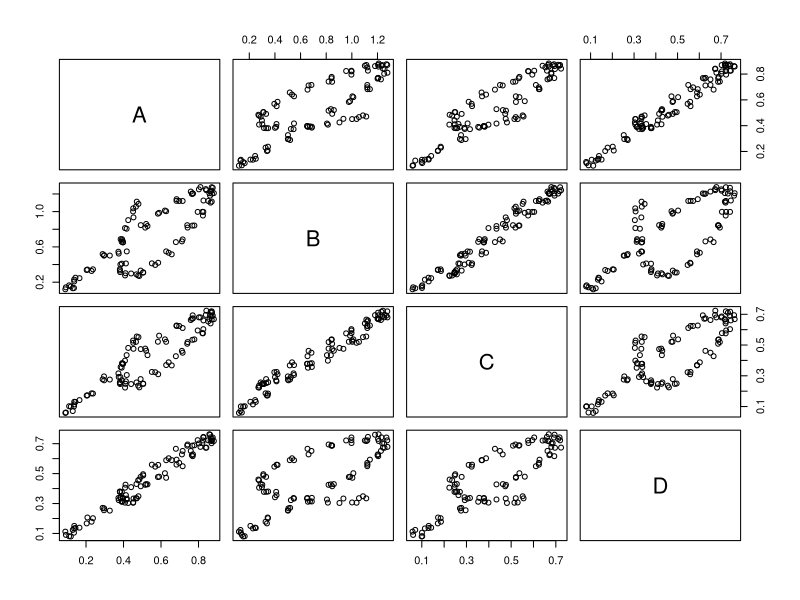
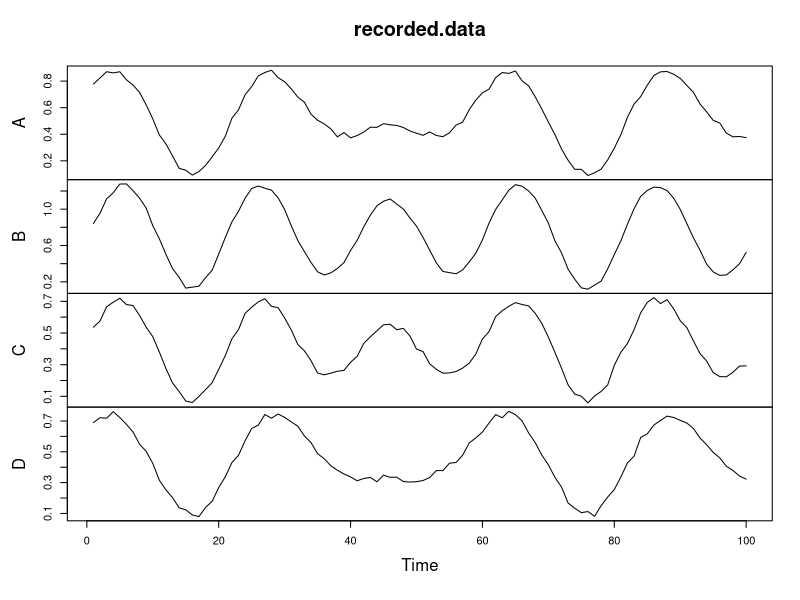
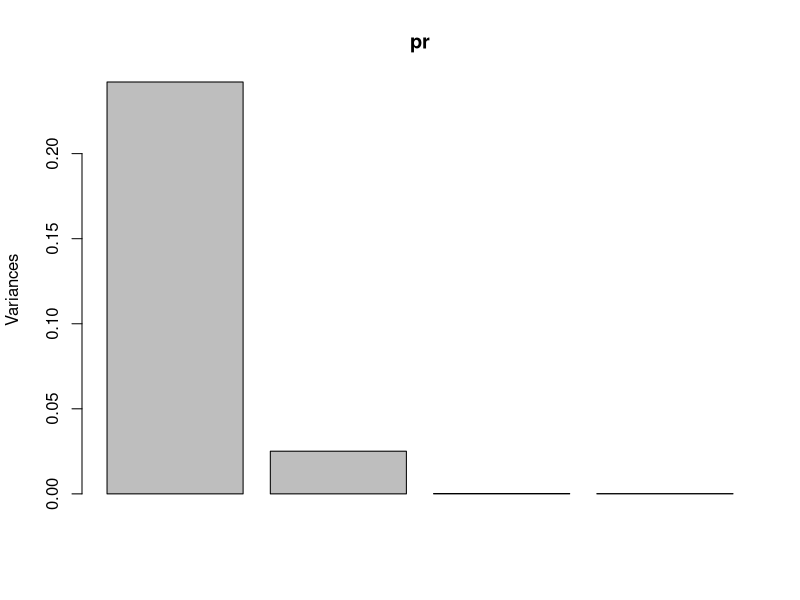
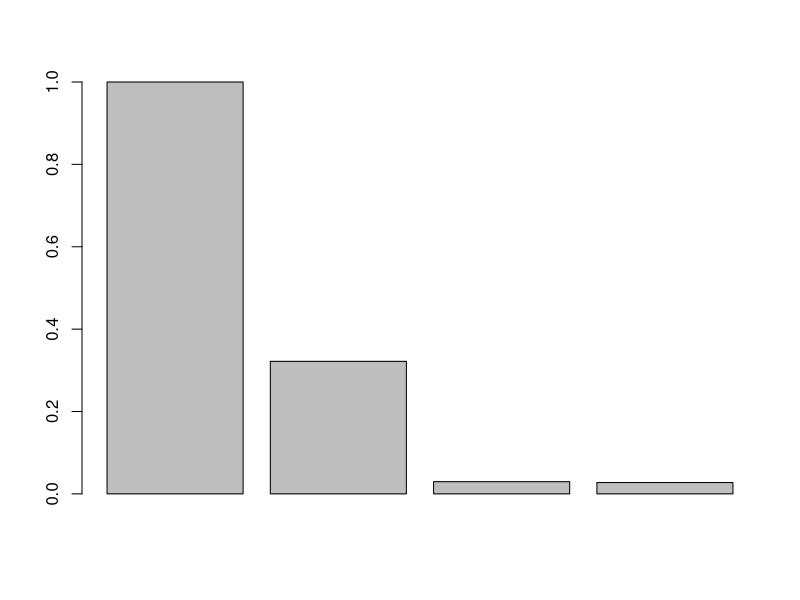
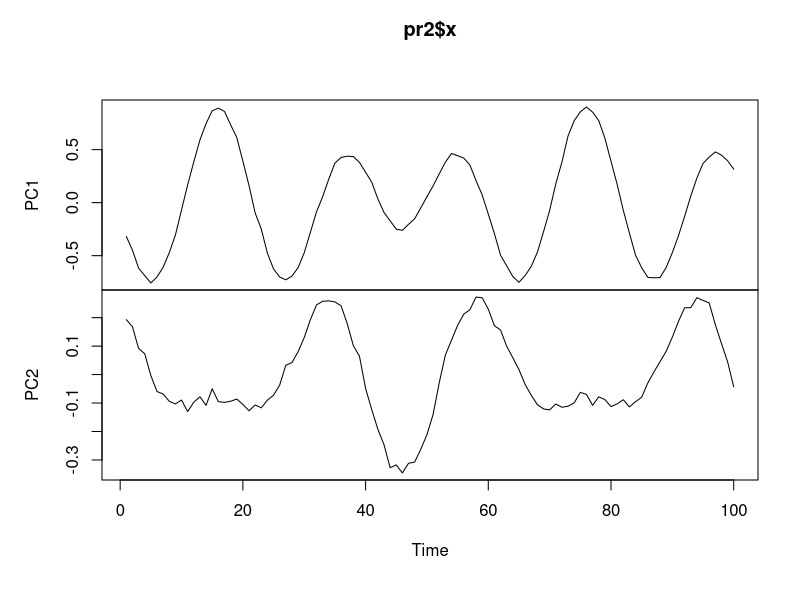
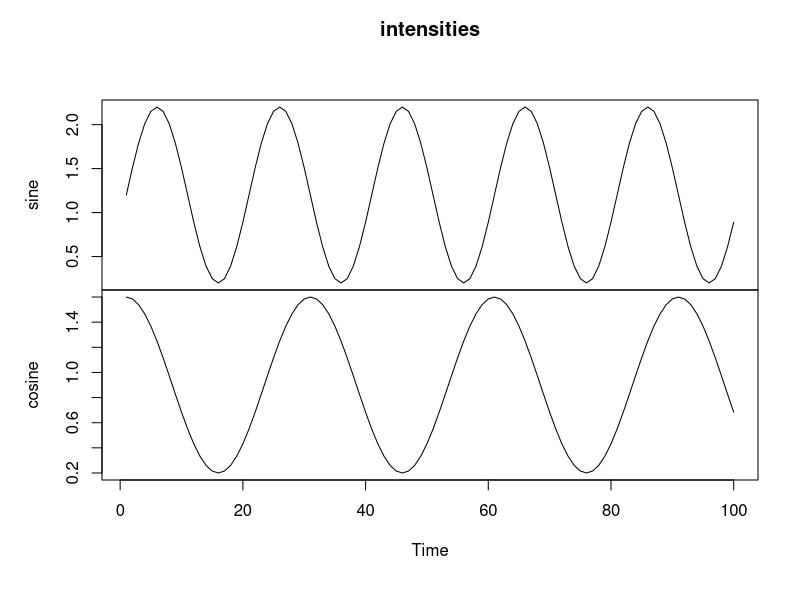
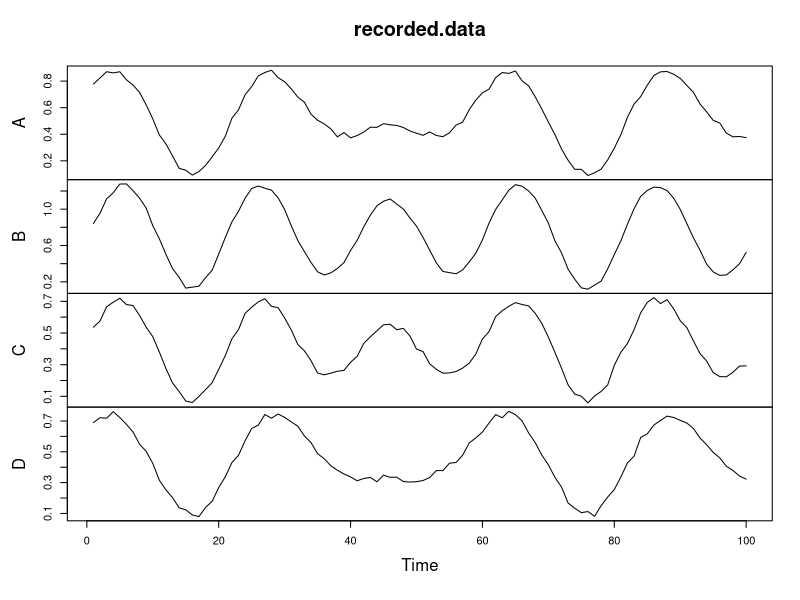
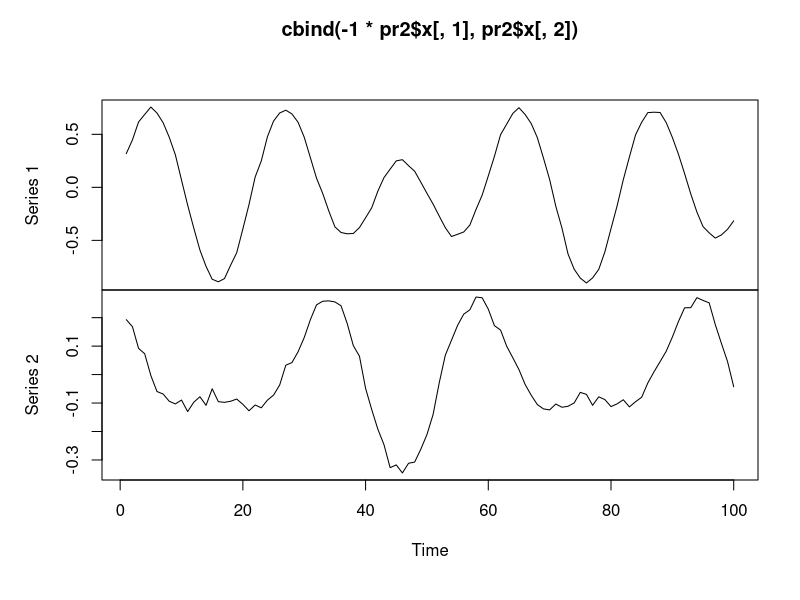

Generate these figures, in order, with R:
#---------------------------------------------------
# http://psych.colorado.edu/wiki/lib/exe/fetch.php?media=labs:learnr:emily_-_principal_components_analysis_in_r:pca_how_to.pdf
#---------------------------------------------------


# To begin, let’s assume we can control the contents of the black box so that we can see
# what our data will look like. Suppose we have four recorders, one at each corner of the
# box. We introduce coordinates onto the box so that we have A at location (0,0), B at
# (0,1), C at (1,1), and D at (1,0). For now, we’ll assume we have only two light sources,
# the first is at location (.3,.8) and its light intensity varies in a sine-wave pattern; the
# second is at location (.5,.2) and it varies in a cosine-wave pattern with a different period.

recorders = data.frame( "X" = c(0,0,1,1), "Y" = c(0,1,1,0),row.names=c("A", "B","C","D"))

locs = data.frame("X"=c(.3,.5),"Y"=c(.8,.2))

intensities = data.frame("sine"=sin(0:99*(pi/10))+1.2, "cosine"= .7*cos(0:99*(pi/15))+.9)



# We assume that the amount of light each recorder picks up decays exponentially with the
# distance from the light source to the recorder. We also assume that the lights combine
# linearly, that is, the sensors record a simple sum of the amount of light they receive from
# each source, though probably in a noisy way.


dists = matrix(nrow=dim(locs)[1], ncol=dim(recorders)[1], dimnames=list(NULL, row.names(recorders)))

for (i in 1:dim(dists)[2]){
  dists[,i]=sqrt((locs$X-recorders$X[i])^2
                 + (locs$Y-recorders$Y[i])^2)
  }

set.seed(500)
recorded.data = data.frame(jitter(as.matrix(intensities) %*% as.matrix(exp(-2*dists)),amount=0))

plot(recorded.data)
round(cor(recorded.data), 2)
plot.ts(recorded.data)




# Obtain data in a matrix
Xoriginal = t(as.matrix(recorded.data))




# Center the data so that the mean of each row is 0
rm = rowMeans(Xoriginal)


X = Xoriginal - matrix(rep(rm, dim(Xoriginal)[2]), nrow=dim(Xoriginal)[1])

# Calculate P
A=X %*% t(X)
E=eigen(A,TRUE)
P=t(E$vectors)

# Find the new data and standard deviations of the principal components
newdata = P %*% X
sdev = sqrt(diag((1/(dim(X)[2]-1)* P %*% A %*% t(P))))


pr=prcomp(recorded.data)
pr
plot(pr)
barplot(pr$sdev/pr$sdev[1])

pr2=prcomp(recorded.data, tol=.1)
plot.ts(pr2$x)

plot.ts(intensities)
plot.ts(recorded.data)
plot.ts(cbind(-1*pr2$x[,1],pr2$x[,2]))



od=pr$x %*% t(pr$rotation)
od2=pr2$x %*% t(pr2$rotation)

plot.ts(recorded.data)
plot.ts(od)
plot.ts(od2)
